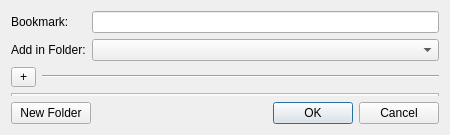
<ui version="4.0" >
 <class>BookmarkDialog</class>
 <widget class="QDialog" name="BookmarkDialog" >
  <property name="geometry" >
   <rect>
    <x>0</x>
    <y>0</y>
    <width>450</width>
    <height>135</height>
   </rect>
  </property>
  <property name="sizePolicy" >
   <sizepolicy vsizetype="Preferred" hsizetype="Preferred" >
    <horstretch>0</horstretch>
    <verstretch>0</verstretch>
   </sizepolicy>
  </property>
  <property name="windowTitle" >
   <string>Add Bookmark</string>
  </property>
  <layout class="QVBoxLayout" name="verticalLayout_3" >
   <item>
    <layout class="QHBoxLayout" name="horizontalLayout" >
     <item>
      <layout class="QVBoxLayout" name="verticalLayout_2" >
       <item>
        <widget class="QLabel" name="label" >
         <property name="text" >
          <string>Bookmark:</string>
         </property>
        </widget>
       </item>
       <item>
        <widget class="QLabel" name="label_2" >
         <property name="text" >
          <string>Add in Folder:</string>
         </property>
        </widget>
       </item>
      </layout>
     </item>
     <item>
      <layout class="QVBoxLayout" name="verticalLayout" >
       <item>
        <widget class="QLineEdit" name="bookmarkEdit" />
       </item>
       <item>
        <widget class="QComboBox" name="bookmarkFolders" />
       </item>
      </layout>
     </item>
    </layout>
   </item>
   <item>
    <layout class="QHBoxLayout" name="horizontalLayout_3" >
     <item>
      <widget class="QToolButton" name="toolButton" >
       <property name="minimumSize" >
        <size>
         <width>25</width>
         <height>20</height>
        </size>
       </property>
       <property name="text" >
        <string>+</string>
       </property>
      </widget>
     </item>
     <item>
      <widget class="Line" name="line" >
       <property name="orientation" >
        <enum>Qt::Horizontal</enum>
       </property>
      </widget>
     </item>
    </layout>
   </item>
   <item>
    <widget class="BookmarkWidget" name="bookmarkWidget" >
     <property name="enabled" >
      <bool>true</bool>
     </property>
     <property name="sizePolicy" >
      <sizepolicy vsizetype="Ignored" hsizetype="Expanding" >
       <horstretch>0</horstretch>
       <verstretch>0</verstretch>
      </sizepolicy>
     </property>
     <column>
      <property name="text" >
       <string>1</string>
      </property>
     </column>
    </widget>
   </item>
   <item>
    <layout class="QHBoxLayout" name="horizontalLayout_4" >
     <item>
      <widget class="QPushButton" name="newFolderButton" >
       <property name="text" >
        <string>New Folder</string>
       </property>
      </widget>
     </item>
     <item>
      <widget class="QDialogButtonBox" name="buttonBox" >
       <property name="orientation" >
        <enum>Qt::Horizontal</enum>
       </property>
       <property name="standardButtons" >
        <set>QDialogButtonBox::Cancel|QDialogButtonBox::Ok</set>
       </property>
      </widget>
     </item>
    </layout>
   </item>
  </layout>
 </widget>
 <customwidgets>
  <customwidget>
   <class>BookmarkWidget</class>
   <extends>QTreeWidget</extends>
   <header>bookmarkwidget.h</header>
  </customwidget>
 </customwidgets>
 <resources/>
 <connections>
  <connection>
   <sender>buttonBox</sender>
   <signal>accepted()</signal>
   <receiver>BookmarkDialog</receiver>
   <slot>accept()</slot>
   <hints>
    <hint type="sourcelabel" >
     <x>248</x>
     <y>254</y>
    </hint>
    <hint type="destinationlabel" >
     <x>157</x>
     <y>274</y>
    </hint>
   </hints>
  </connection>
  <connection>
   <sender>buttonBox</sender>
   <signal>rejected()</signal>
   <receiver>BookmarkDialog</receiver>
   <slot>reject()</slot>
   <hints>
    <hint type="sourcelabel" >
     <x>316</x>
     <y>260</y>
    </hint>
    <hint type="destinationlabel" >
     <x>286</x>
     <y>274</y>
    </hint>
   </hints>
  </connection>
 </connections>
</ui>
